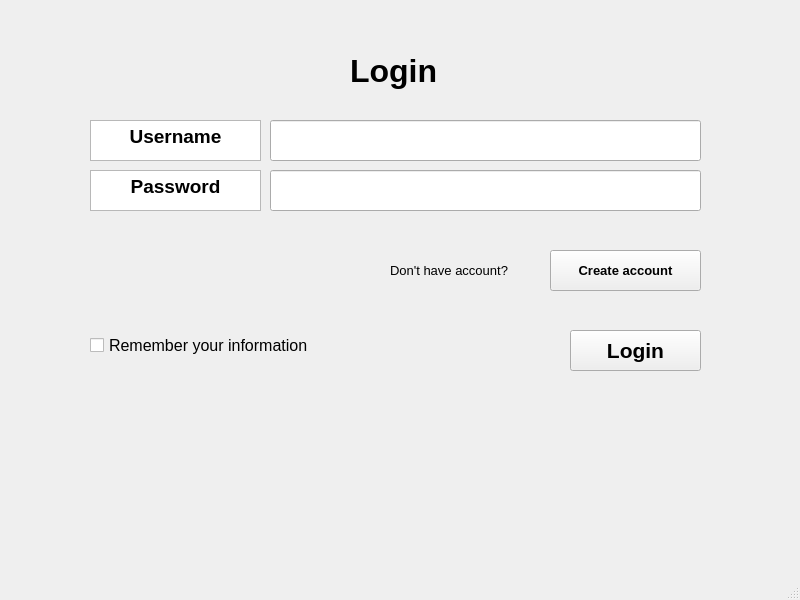
<?xml version="1.0" encoding="UTF-8"?>
<ui version="4.0">
 <class>MainWindow</class>
 <widget class="QMainWindow" name="MainWindow">
  <property name="geometry">
   <rect>
    <x>0</x>
    <y>0</y>
    <width>800</width>
    <height>600</height>
   </rect>
  </property>
  <property name="windowTitle">
   <string>MainWindow</string>
  </property>
  <widget class="QWidget" name="centralwidget">
   <widget class="QLabel" name="label">
    <property name="geometry">
     <rect>
      <x>350</x>
      <y>30</y>
      <width>141</width>
      <height>81</height>
     </rect>
    </property>
    <property name="font">
     <font>
      <pointsize>24</pointsize>
      <weight>75</weight>
      <bold>true</bold>
     </font>
    </property>
    <property name="text">
     <string>Login</string>
    </property>
   </widget>
   <widget class="QPushButton" name="loginbutton">
    <property name="geometry">
     <rect>
      <x>570</x>
      <y>330</y>
      <width>131</width>
      <height>41</height>
     </rect>
    </property>
    <property name="font">
     <font>
      <pointsize>16</pointsize>
      <weight>75</weight>
      <bold>true</bold>
     </font>
    </property>
    <property name="text">
     <string>Login</string>
    </property>
   </widget>
   <widget class="QTextBrowser" name="textBrowser">
    <property name="geometry">
     <rect>
      <x>90</x>
      <y>120</y>
      <width>171</width>
      <height>41</height>
     </rect>
    </property>
    <property name="html">
     <string>&lt;!DOCTYPE HTML PUBLIC &quot;-//W3C//DTD HTML 4.0//EN&quot; &quot;http://www.w3.org/TR/REC-html40/strict.dtd&quot;&gt;
&lt;html&gt;&lt;head&gt;&lt;meta name=&quot;qrichtext&quot; content=&quot;1&quot; /&gt;&lt;style type=&quot;text/css&quot;&gt;
p, li { white-space: pre-wrap; }
&lt;/style&gt;&lt;/head&gt;&lt;body style=&quot; font-family:'MS Shell Dlg 2'; font-size:7.8pt; font-weight:400; font-style:normal;&quot;&gt;
&lt;p align=&quot;center&quot; style=&quot; margin-top:0px; margin-bottom:0px; margin-left:0px; margin-right:0px; -qt-block-indent:0; text-indent:0px;&quot;&gt;&lt;span style=&quot; font-size:14pt; font-weight:600;&quot;&gt;Username&lt;/span&gt;&lt;/p&gt;&lt;/body&gt;&lt;/html&gt;</string>
    </property>
   </widget>
   <widget class="QTextBrowser" name="textBrowser_2">
    <property name="geometry">
     <rect>
      <x>90</x>
      <y>170</y>
      <width>171</width>
      <height>41</height>
     </rect>
    </property>
    <property name="html">
     <string>&lt;!DOCTYPE HTML PUBLIC &quot;-//W3C//DTD HTML 4.0//EN&quot; &quot;http://www.w3.org/TR/REC-html40/strict.dtd&quot;&gt;
&lt;html&gt;&lt;head&gt;&lt;meta name=&quot;qrichtext&quot; content=&quot;1&quot; /&gt;&lt;style type=&quot;text/css&quot;&gt;
p, li { white-space: pre-wrap; }
&lt;/style&gt;&lt;/head&gt;&lt;body style=&quot; font-family:'MS Shell Dlg 2'; font-size:7.8pt; font-weight:400; font-style:normal;&quot;&gt;
&lt;p align=&quot;center&quot; style=&quot; margin-top:0px; margin-bottom:0px; margin-left:0px; margin-right:0px; -qt-block-indent:0; text-indent:0px;&quot;&gt;&lt;span style=&quot; font-size:14pt; font-weight:600;&quot;&gt;Password&lt;/span&gt;&lt;/p&gt;&lt;/body&gt;&lt;/html&gt;</string>
    </property>
   </widget>
   <widget class="QCheckBox" name="checkBox1">
    <property name="geometry">
     <rect>
      <x>90</x>
      <y>320</y>
      <width>301</width>
      <height>51</height>
     </rect>
    </property>
    <property name="font">
     <font>
      <pointsize>12</pointsize>
     </font>
    </property>
    <property name="text">
     <string>Remember your information</string>
    </property>
   </widget>
   <widget class="QLabel" name="label_2">
    <property name="geometry">
     <rect>
      <x>390</x>
      <y>250</y>
      <width>231</width>
      <height>41</height>
     </rect>
    </property>
    <property name="font">
     <font>
      <pointsize>10</pointsize>
      <weight>50</weight>
      <bold>false</bold>
     </font>
    </property>
    <property name="text">
     <string>Don't have account?</string>
    </property>
   </widget>
   <widget class="QPushButton" name="createaccbutton">
    <property name="geometry">
     <rect>
      <x>550</x>
      <y>250</y>
      <width>151</width>
      <height>41</height>
     </rect>
    </property>
    <property name="font">
     <font>
      <pointsize>10</pointsize>
      <weight>75</weight>
      <bold>true</bold>
     </font>
    </property>
    <property name="text">
     <string>Create account</string>
    </property>
   </widget>
   <widget class="QLineEdit" name="password">
    <property name="geometry">
     <rect>
      <x>270</x>
      <y>170</y>
      <width>431</width>
      <height>41</height>
     </rect>
    </property>
   </widget>
   <widget class="QLineEdit" name="username">
    <property name="geometry">
     <rect>
      <x>270</x>
      <y>120</y>
      <width>431</width>
      <height>41</height>
     </rect>
    </property>
   </widget>
  </widget>
  <widget class="QMenuBar" name="menubar">
   <property name="geometry">
    <rect>
     <x>0</x>
     <y>0</y>
     <width>800</width>
     <height>26</height>
    </rect>
   </property>
  </widget>
  <widget class="QStatusBar" name="statusbar"/>
 </widget>
 <resources/>
 <connections/>
</ui>
